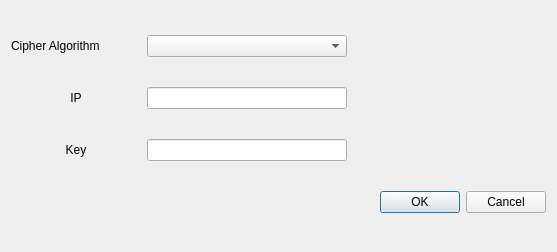
<?xml version="1.0" encoding="UTF-8"?>
<ui version="4.0">
 <class>OptionDialog</class>
 <widget class="QDialog" name="OptionDialog">
  <property name="geometry">
   <rect>
    <x>0</x>
    <y>0</y>
    <width>557</width>
    <height>252</height>
   </rect>
  </property>
  <property name="windowTitle">
   <string>Dialog</string>
  </property>
  <layout class="QVBoxLayout" name="verticalLayout">
   <item>
    <layout class="QHBoxLayout" name="horizontalLayout" stretch="0,0,0">
     <item>
      <widget class="QLabel" name="label">
       <property name="minimumSize">
        <size>
         <width>130</width>
         <height>0</height>
        </size>
       </property>
       <property name="text">
        <string>Cipher Algorithm</string>
       </property>
      </widget>
     </item>
     <item>
      <widget class="QComboBox" name="comboBox">
       <property name="minimumSize">
        <size>
         <width>200</width>
         <height>0</height>
        </size>
       </property>
      </widget>
     </item>
     <item>
      <spacer name="horizontalSpacer">
       <property name="orientation">
        <enum>Qt::Horizontal</enum>
       </property>
       <property name="sizeHint" stdset="0">
        <size>
         <width>40</width>
         <height>20</height>
        </size>
       </property>
      </spacer>
     </item>
    </layout>
   </item>
   <item>
    <layout class="QHBoxLayout" name="horizontalLayout_2">
     <item>
      <widget class="QLabel" name="label_2">
       <property name="minimumSize">
        <size>
         <width>130</width>
         <height>0</height>
        </size>
       </property>
       <property name="text">
        <string>IP</string>
       </property>
       <property name="alignment">
        <set>Qt::AlignCenter</set>
       </property>
      </widget>
     </item>
     <item>
      <widget class="QLineEdit" name="lineEdit"/>
     </item>
     <item>
      <spacer name="horizontalSpacer_2">
       <property name="orientation">
        <enum>Qt::Horizontal</enum>
       </property>
       <property name="sizeHint" stdset="0">
        <size>
         <width>40</width>
         <height>20</height>
        </size>
       </property>
      </spacer>
     </item>
    </layout>
   </item>
   <item>
    <layout class="QHBoxLayout" name="horizontalLayout_3">
     <item>
      <widget class="QLabel" name="label_3">
       <property name="minimumSize">
        <size>
         <width>130</width>
         <height>0</height>
        </size>
       </property>
       <property name="text">
        <string>Key</string>
       </property>
       <property name="alignment">
        <set>Qt::AlignCenter</set>
       </property>
      </widget>
     </item>
     <item>
      <widget class="QLineEdit" name="lineEdit_2"/>
     </item>
     <item>
      <spacer name="horizontalSpacer_4">
       <property name="orientation">
        <enum>Qt::Horizontal</enum>
       </property>
       <property name="sizeHint" stdset="0">
        <size>
         <width>40</width>
         <height>20</height>
        </size>
       </property>
      </spacer>
     </item>
    </layout>
   </item>
   <item>
    <layout class="QHBoxLayout" name="horizontalLayout_4">
     <item>
      <spacer name="horizontalSpacer_3">
       <property name="orientation">
        <enum>Qt::Horizontal</enum>
       </property>
       <property name="sizeHint" stdset="0">
        <size>
         <width>40</width>
         <height>20</height>
        </size>
       </property>
      </spacer>
     </item>
     <item>
      <widget class="QPushButton" name="pushButton">
       <property name="text">
        <string>OK</string>
       </property>
      </widget>
     </item>
     <item>
      <widget class="QPushButton" name="pushButton_2">
       <property name="text">
        <string>Cancel</string>
       </property>
      </widget>
     </item>
    </layout>
   </item>
  </layout>
 </widget>
 <resources/>
 <connections/>
</ui>
